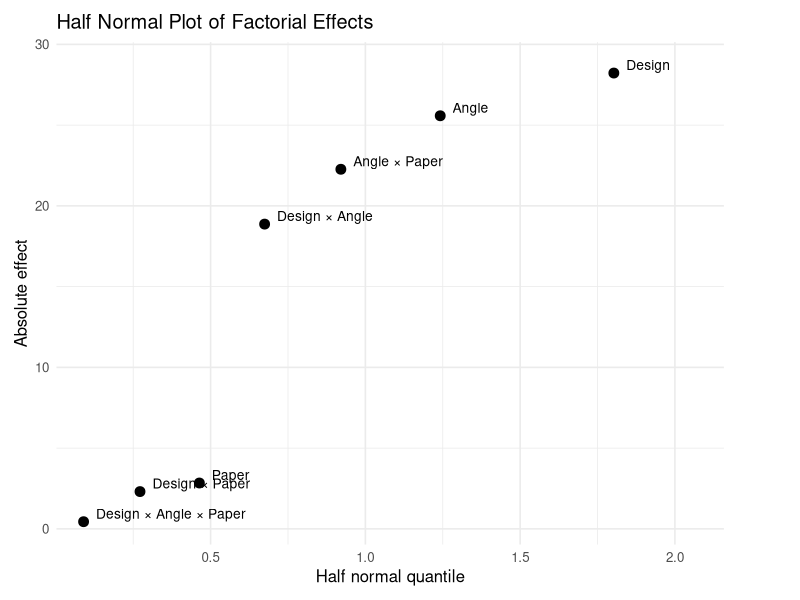
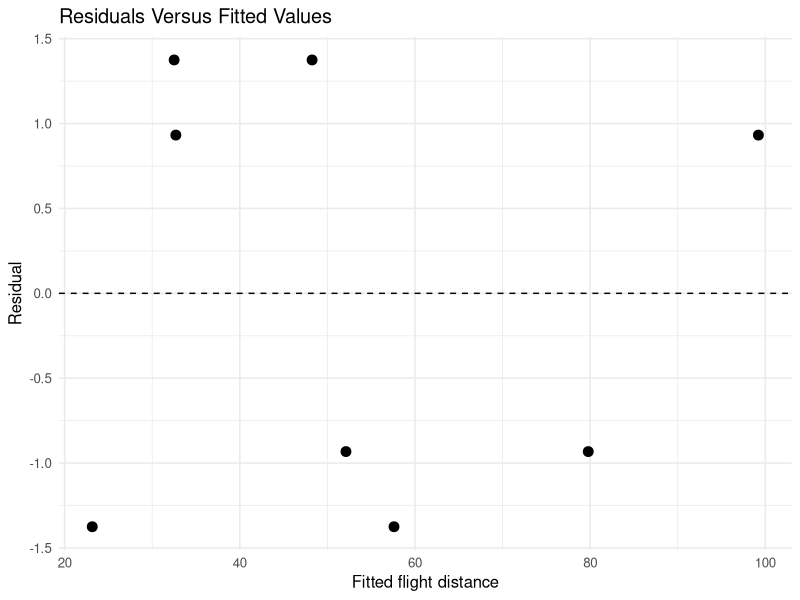
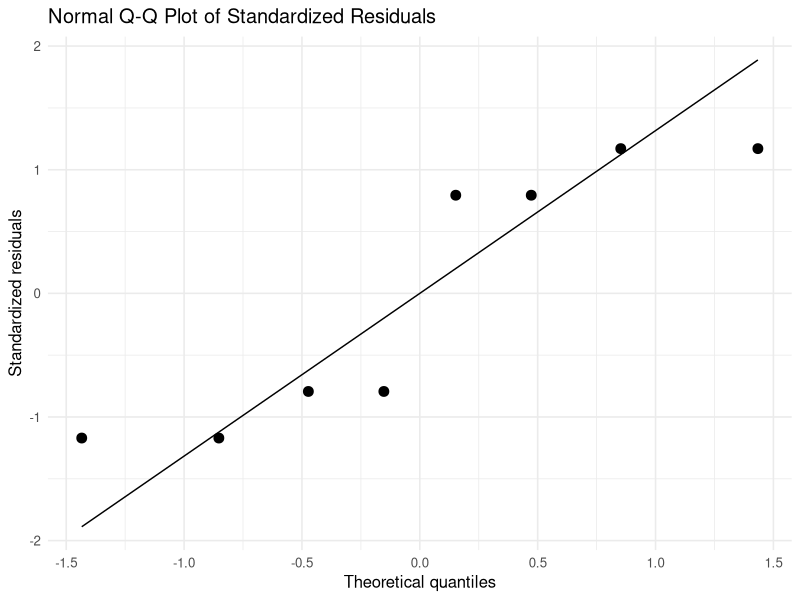
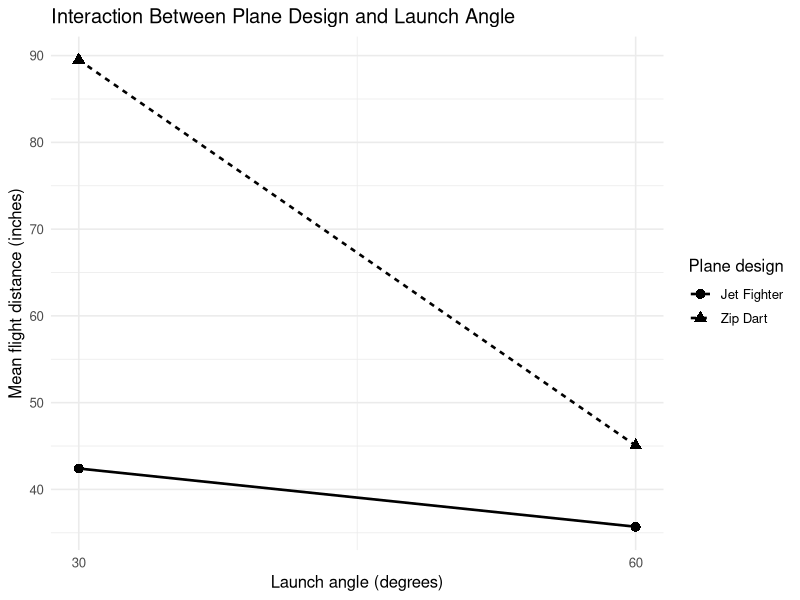
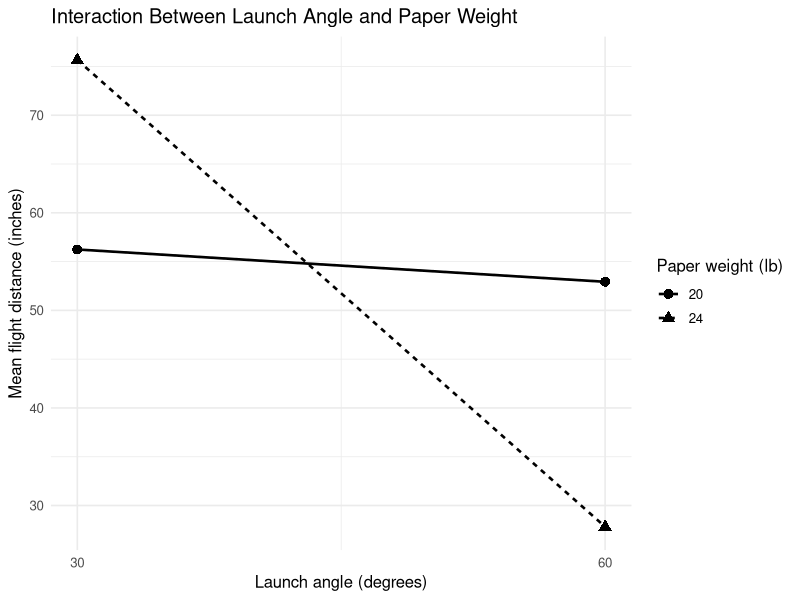

Write R code to recreate these figures, in order.
# ============================================================
# Paper Airplane Factorial Design
# ============================================================

library(ggplot2)
library(dplyr)
library(readr)

# ------------------------------------------------------------
# Load data
# ------------------------------------------------------------

initial_experiment <- read_csv(
  "data/initial_experiment.csv",
  show_col_types = FALSE
)

redesigned_experiment <- read_csv(
  "data/redesigned_experiment.csv",
  show_col_types = FALSE
)

# ------------------------------------------------------------
# Prepare initial experiment
# ------------------------------------------------------------

initial_experiment <- initial_experiment %>%
  mutate(
    design = recode(
      design,
      "zip" = "Zip Dart",
      "jet" = "Jet Fighter"
    ),
    mean_distance = rowMeans(
      across(c(I, II, III))
    )
  )

# ------------------------------------------------------------
# Prepare redesigned experiment
# ------------------------------------------------------------

redesigned_experiment <- redesigned_experiment %>%
  rename(
    run_order = `run order`,
    stored_mean = mean
  ) %>%
  mutate(
    design_name = case_when(
      design == -1 ~ "Zip Dart",
      design == 1 ~ "Jet Fighter"
    ),
    angle_degrees = case_when(
      angle == -1 ~ 30,
      angle == 0 ~ 45,
      angle == 1 ~ 60
    ),
    paper_weight = case_when(
      paper == -1 ~ 20,
      paper == 1 ~ 24
    ),
    experiment_stage = if_else(
      angle == 0,
      "Angle center runs",
      "Factorial runs"
    ),
    mean_distance = rowMeans(
      across(c(I, II, III))
    )
  )

# ------------------------------------------------------------
# Verify imported data
# ------------------------------------------------------------

cat("\nInitial experiment:\n")
print(initial_experiment)

cat("\nRedesigned experiment:\n")
print(redesigned_experiment)

cat("\nMaximum difference between stored and recalculated means:\n")
print(
  max(
    abs(
      redesigned_experiment$stored_mean -
        redesigned_experiment$mean_distance
    )
  )
)

# ------------------------------------------------------------
# Initial experiment: variability assessment
# ------------------------------------------------------------

initial_variability <- initial_experiment %>%
  mutate(
    range_distance = pmax(I, II, III) - pmin(I, II, III),
    sd_distance = apply(
      select(., I, II, III),
      1,
      sd
    )
  ) %>%
  select(
    design,
    angle,
    paper,
    mean_distance,
    range_distance,
    sd_distance
  )

cat("\nInitial experiment variability by treatment combination:\n")
print(initial_variability)

cat("\nOverall initial experiment variability:\n")
cat(
  "Mean within-treatment standard deviation:",
  mean(initial_variability$sd_distance),
  "\n"
)
cat(
  "Mean within-treatment range:",
  mean(initial_variability$range_distance),
  "\n"
)
cat(
  "Largest within-treatment range:",
  max(initial_variability$range_distance),
  "\n"
)

# ------------------------------------------------------------
# Redesigned experiment: variability assessment
# ------------------------------------------------------------

redesigned_variability <- redesigned_experiment %>%
  mutate(
    range_distance = pmax(I, II, III) - pmin(I, II, III),
    sd_distance = apply(
      select(., I, II, III),
      1,
      sd
    )
  ) %>%
  select(
    design_name,
    angle_degrees,
    paper_weight,
    experiment_stage,
    mean_distance,
    range_distance,
    sd_distance
  )

factorial_variability <- redesigned_variability %>%
  filter(experiment_stage == "Factorial runs")

cat("\nRedesigned factorial variability by treatment combination:\n")
print(factorial_variability)

cat("\nOverall redesigned factorial variability:\n")
cat(
  "Mean within-treatment standard deviation:",
  mean(factorial_variability$sd_distance),
  "\n"
)
cat(
  "Mean within-treatment range:",
  mean(factorial_variability$range_distance),
  "\n"
)
cat(
  "Largest within-treatment range:",
  max(factorial_variability$range_distance),
  "\n"
)

cat("\nChange in variability after redesign:\n")
cat(
  "Percent reduction in mean within-treatment standard deviation:",
  100 * (
    1 -
      mean(factorial_variability$sd_distance) /
      mean(initial_variability$sd_distance)
  ),
  "%\n"
)
cat(
  "Percent reduction in mean within-treatment range:",
  100 * (
    1 -
      mean(factorial_variability$range_distance) /
      mean(initial_variability$range_distance)
  ),
  "%\n"
)

# ------------------------------------------------------------
# Redesigned experiment: 2^3 factorial effects
# ------------------------------------------------------------

factorial_data <- redesigned_experiment %>%
  filter(experiment_stage == "Factorial runs")

factorial_model <- lm(
  mean_distance ~ design * angle * paper,
  data = factorial_data
)

factorial_coefficients <- coef(factorial_model)

factorial_effects <- tibble(
  term = c(
    "Design",
    "Angle",
    "Paper",
    "Design × Angle",
    "Design × Paper",
    "Angle × Paper",
    "Design × Angle × Paper"
  ),
  effect = 2 * c(
    factorial_coefficients["design"],
    factorial_coefficients["angle"],
    factorial_coefficients["paper"],
    factorial_coefficients["design:angle"],
    factorial_coefficients["design:paper"],
    factorial_coefficients["angle:paper"],
    factorial_coefficients["design:angle:paper"]
  )
) %>%
  mutate(
    absolute_effect = abs(effect)
  ) %>%
  arrange(desc(absolute_effect))

cat("\nEstimated factorial effects:\n")
print(factorial_effects)

cat("\nGrand mean of factorial runs:\n")
print(unname(factorial_coefficients["(Intercept)"]))

# ------------------------------------------------------------
# Effect screening: half normal plot
# ------------------------------------------------------------

half_normal_data <- factorial_effects %>%
  arrange(absolute_effect) %>%
  mutate(
    rank = row_number(),
    half_normal_quantile = qnorm(
      0.5 + 0.5 * ((rank - 0.5) / n())
    )
  )

half_normal_plot <- ggplot(
  half_normal_data,
  aes(
    x = half_normal_quantile,
    y = absolute_effect,
    label = term
  )
) +
  geom_point(size = 3) +
  geom_text(
    nudge_x = 0.04,
    nudge_y = 0.5,
    hjust = 0,
    size = 3.5
  ) +
  labs(
    title = "Half Normal Plot of Factorial Effects",
    x = "Half normal quantile",
    y = "Absolute effect"
  ) +
  scale_x_continuous(
    expand = expansion(mult = c(0.05, 0.18))
  ) +
  coord_cartesian(clip = "off") +
  theme_minimal(base_size = 12) +
  theme(
    plot.margin = margin(
      t = 10,
      r = 55,
      b = 10,
      l = 10
    )
  )

print(half_normal_plot)

# ------------------------------------------------------------
# Effect screening: Lenth's method
# ------------------------------------------------------------

absolute_effects <- factorial_effects$absolute_effect

# Initial scale estimate
s0 <- 1.5 * median(absolute_effects)

# Retain effects smaller than 2.5 * s0
small_effects <- absolute_effects[
  absolute_effects < 2.5 * s0
]

# Pseudo standard error
pse <- 1.5 * median(small_effects)

# Number of estimated effects
m <- length(absolute_effects)

# Approximate pseudo degrees of freedom
df_lenth <- m / 3

# Individual margin of error
margin_error <- qt(
  0.975,
  df = df_lenth
) * pse

lenth_results <- factorial_effects %>%
  mutate(
    exceeds_margin = absolute_effect > margin_error
  )

cat("\nLenth effect screening:\n")
cat("Initial scale estimate (s0):", s0, "\n")
cat("Pseudo standard error (PSE):", pse, "\n")
cat("Margin of error:", margin_error, "\n")

print(lenth_results)

# ------------------------------------------------------------
# Reduced factorial model
# ------------------------------------------------------------

reduced_model <- lm(
  mean_distance ~ design + angle + paper +
    design:angle + angle:paper,
  data = factorial_data
)

cat("\nReduced factorial model:\n")
print(summary(reduced_model))

cat("\nANOVA table for reduced model:\n")
print(anova(reduced_model))

# ------------------------------------------------------------
# Reduced model diagnostics
# ------------------------------------------------------------

diagnostic_data <- tibble(
  fitted = fitted(reduced_model),
  residual = resid(reduced_model),
  standardized_residual = rstandard(reduced_model)
)

cat("\nReduced model diagnostic values:\n")
print(diagnostic_data)

# Residuals versus fitted values
residual_plot <- ggplot(
  diagnostic_data,
  aes(x = fitted, y = residual)
) +
  geom_hline(
    yintercept = 0,
    linetype = "dashed"
  ) +
  geom_point(size = 3) +
  labs(
    title = "Residuals Versus Fitted Values",
    x = "Fitted flight distance",
    y = "Residual"
  ) +
  theme_minimal(base_size = 12)

print(residual_plot)

# Normal Q-Q plot
qq_plot <- ggplot(
  diagnostic_data,
  aes(sample = standardized_residual)
) +
  stat_qq(size = 3) +
  stat_qq_line() +
  labs(
    title = "Normal Q-Q Plot of Standardized Residuals",
    x = "Theoretical quantiles",
    y = "Standardized residuals"
  ) +
  theme_minimal(base_size = 12)

print(qq_plot)

# ------------------------------------------------------------
# Curvature assessment using 45-degree angle runs
# ------------------------------------------------------------

curvature_model <- lm(
  mean_distance ~ design + angle + paper +
    design:angle + angle:paper +
    I(angle^2),
  data = redesigned_experiment
)

cat("\nModel including quadratic angle term:\n")
print(summary(curvature_model))

cat("\nANOVA table for model including quadratic angle term:\n")
print(anova(curvature_model))

cat("\nEstimated quadratic angle coefficient:\n")
print(coef(curvature_model)["I(angle^2)"])

# ------------------------------------------------------------
# Interaction summaries and plots
# ------------------------------------------------------------

design_angle_summary <- factorial_data %>%
  group_by(design_name, angle_degrees) %>%
  summarise(
    mean_distance = mean(mean_distance),
    .groups = "drop"
  )

angle_paper_summary <- factorial_data %>%
  group_by(angle_degrees, paper_weight) %>%
  summarise(
    mean_distance = mean(mean_distance),
    .groups = "drop"
  )

cat("\nDesign by angle interaction means:\n")
print(design_angle_summary)

cat("\nAngle by paper interaction means:\n")
print(angle_paper_summary)

# Design by angle interaction
design_angle_plot <- ggplot(
  design_angle_summary,
  aes(
    x = angle_degrees,
    y = mean_distance,
    group = design_name,
    linetype = design_name,
    shape = design_name
  )
) +
  geom_line(linewidth = 0.9) +
  geom_point(size = 3) +
  scale_x_continuous(
    breaks = c(30, 60)
  ) +
  labs(
    title = "Interaction Between Plane Design and Launch Angle",
    x = "Launch angle (degrees)",
    y = "Mean flight distance (inches)",
    linetype = "Plane design",
    shape = "Plane design"
  ) +
  theme_minimal(base_size = 12)

print(design_angle_plot)

# Angle by paper interaction
angle_paper_plot <- ggplot(
  angle_paper_summary,
  aes(
    x = angle_degrees,
    y = mean_distance,
    group = factor(paper_weight),
    linetype = factor(paper_weight),
    shape = factor(paper_weight)
  )
) +
  geom_line(linewidth = 0.9) +
  geom_point(size = 3) +
  scale_x_continuous(
    breaks = c(30, 60)
  ) +
  labs(
    title = "Interaction Between Launch Angle and Paper Weight",
    x = "Launch angle (degrees)",
    y = "Mean flight distance (inches)",
    linetype = "Paper weight (lb)",
    shape = "Paper weight (lb)"
  ) +
  theme_minimal(base_size = 12)

print(angle_paper_plot)
